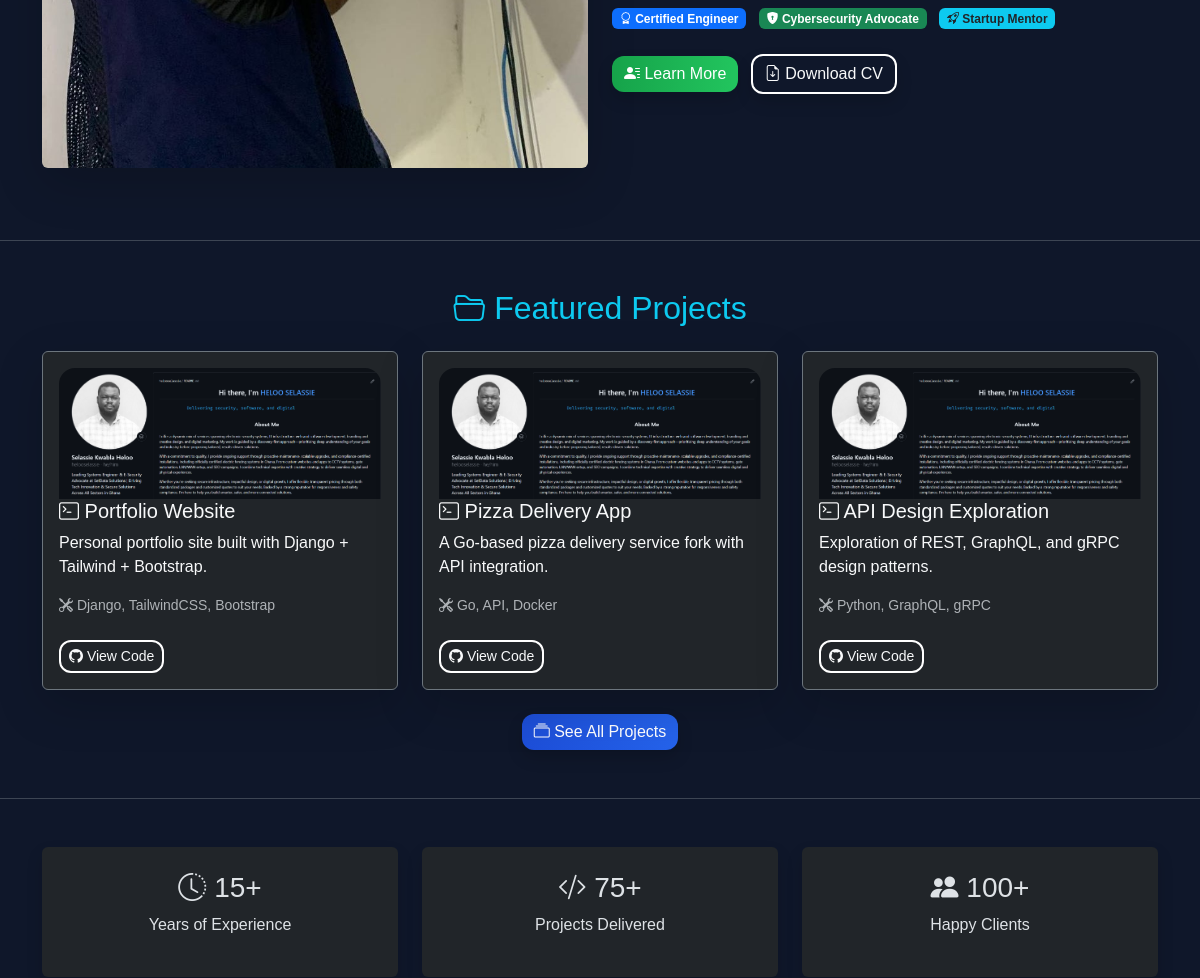
/ (middle part), run on an earlier commit of the app's database.
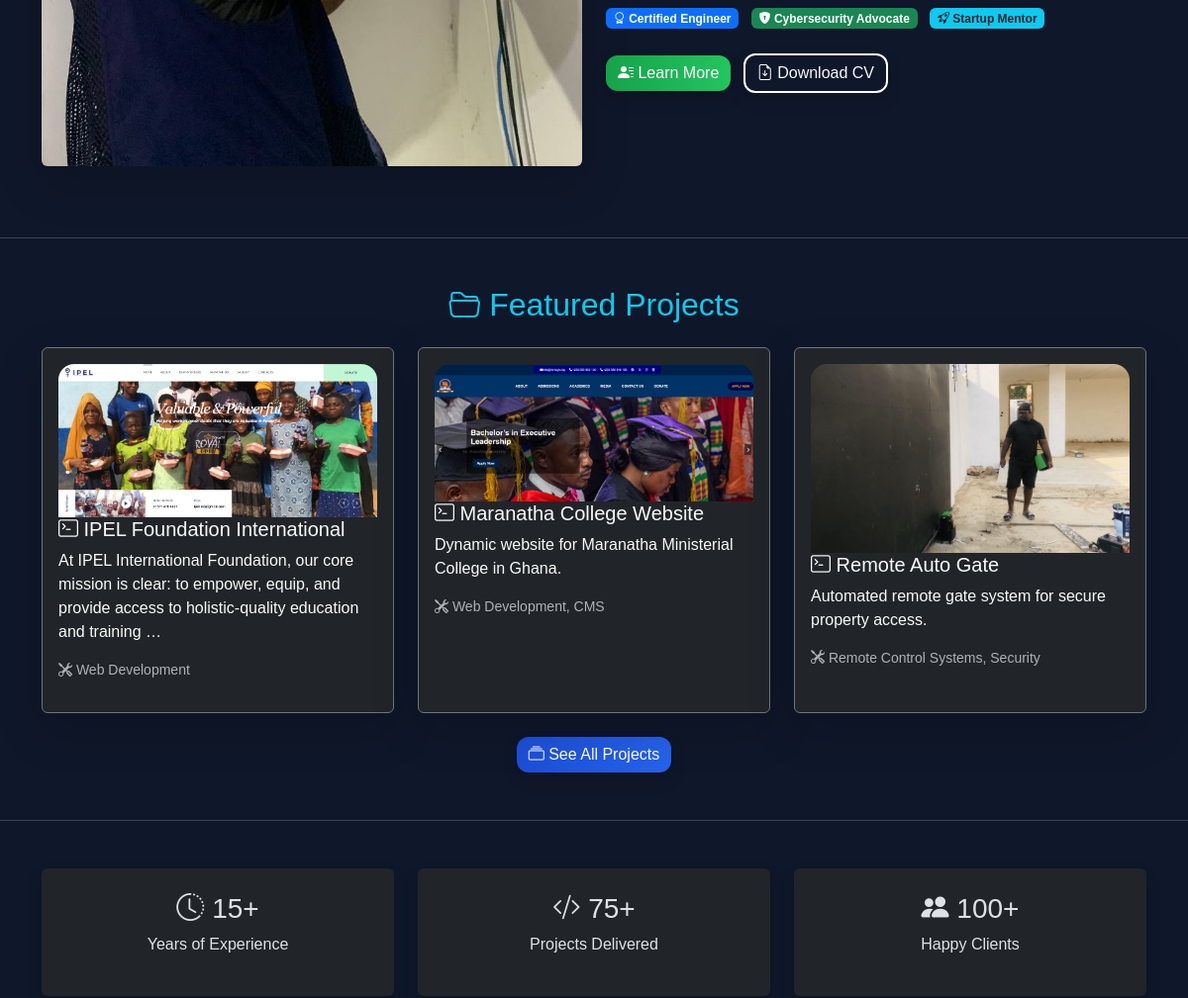
And on a later commit of the database.
### core/models.py (models this page shows, shortened)
class Project(models.Model):
    name = models.CharField(max_length=200)
    description = models.TextField()
    technologies = models.CharField(max_length=200, blank=True)
    github_url = models.URLField(blank=True, null=True)
    live_url = models.URLField(blank=True, null=True)
    image = models.ImageField(upload_to='projects/', blank=True, null=True)

### core/views.py (the view)
# urls.py: 2. Add a URL to urlpatterns:  path('', views.home, name='home')
def home(request):
    projects = Project.objects.all().order_by('-id')[:3]
    return render(request, "core/home.html", {
        "projects": projects,
    })

### core/templates/core/home.html (shortened to what this page needs)
{% extends "core/base.html" %}
{% load static %}
{% block content %}
<section class="container mt-5">
  <div class="row align-items-center">
    <div class="col-md-6 mb-4">
      <img src="{% static 'images/workspace.jpg' %}"
           alt="Workspace"
           class="img-fluid rounded shadow-lg">
    </div>
    <div class="col-md-6 text-light">
      <div class="mt-3">
        <span class="badge bg-primary me-2"><i class="bi bi-award"></i> Certified Engineer</span>
        <span class="badge bg-success me-2"><i class="bi bi-shield-lock-fill"></i> Cybersecurity Advocate</span>
        <span class="badge bg-info text-dark"><i class="bi bi-rocket-takeoff"></i> Startup Mentor</span>
      </div>
      <div class="mt-4">
        <a href="{% url 'about' %}" class="btn btn-success shadow pulse-hover me-2">
          <i class="bi bi-person-lines-fill"></i> Learn More
        </a>
        <a href="{% static 'files/selassie_cv.pdf' %}" target="_blank"
           class="btn btn-outline-light shadow pulse-hover">
          <i class="bi bi-file-earmark-arrow-down"></i> Download CV
        </a>
      </div>
    </div>
  </div>
</section>
<hr class="my-5 text-secondary opacity-50">
<section class="container mt-5">
  <h2 class="text-info text-center mb-4"><i class="bi bi-folder2-open"></i> Featured Projects</h2>
  <div class="row g-4">
    {% for p in projects|slice:":3" %}
    <div class="col-md-4">
      <div class="card bg-dark text-light shadow-lg h-100 border border-secondary project-card hover-glow">
        <div class="card-body">
          {% if p.image %}
                <img src="{{ p.image.url }}" class="card-img-top rounded-top-4" alt="{{ p.name }}">
              {% else %}
                <img src="{% static 'images/default_project.png' %}" class="card-img-top rounded-top-4" alt="{{ p.name }}">
              {% endif %}
          <h5 class="card-title text-accent"><i class="bi bi-terminal"></i> {{ p.name }}</h5>
          <p class="card-text">{{ p.description|truncatewords:20 }}</p>
          <p class="small text-muted"><i class="bi bi-tools"></i> {{ p.technologies }}</p>
          {% if p.github_url %}
            <a href="{{ p.github_url }}" target="_blank" class="btn btn-outline-light btn-sm mt-2 pulse-hover">
              <i class="bi bi-github"></i> View Code
            </a>
          {% endif %}
        </div>
      </div>
    </div>
    {% empty %}
      <p class="text-center text-muted">No projects added yet.</p>
    {% endfor %}
  </div>
  <div class="text-center mt-4">
    <a href="{% url 'projects' %}" class="btn btn-primary shadow pulse-hover">
      <i class="bi bi-collection"></i> See All Projects
    </a>
  </div>
</section>
<hr class="my-5 text-secondary opacity-50">
<section class="container text-center text-light mt-5">
  <div class="row g-4">
    <div class="col-md-4">
      <div class="card bg-dark shadow h-100 p-4 border-0 hover-glow">
        <h3 class="text-accent"><i class="bi bi-clock-history"></i> 15+</h3>
        <p>Years of Experience</p>
      </div>
    </div>
    <div class="col-md-4">
      <div class="card bg-dark shadow h-100 p-4 border-0 hover-glow">
        <h3 class="text-accent"><i class="bi bi-code-slash"></i> 75+</h3>
        <p>Projects Delivered</p>
      </div>
    </div>
    <div class="col-md-4">
      <div class="card bg-dark shadow h-100 p-4 border-0 hover-glow">
        <h3 class="text-accent"><i class="bi bi-people-fill"></i> 100+</h3>
        <p>Happy Clients</p>
      </div>
    </div>
  </div>
</section>
{% endblock %}

What changed in the data, as far as the page shows it:
no longer on this page (row unchanged): Project: name "Portfolio Website", description "Personal portfolio site built with Django + Tailwind + Bootstrap.", technologies "Django, TailwindCSS, Bootstrap"
no longer on this page (row unchanged): Project: name "Pizza Delivery App", description "A Go-based pizza delivery service fork with API integration.", technologies "Go, API, Docker"
no longer on this page (row unchanged): Project: name "API Design Exploration", description "Exploration of REST, GraphQL, and gRPC design patterns.", technologies "Python, GraphQL, gRPC"
added Project: image (picture), name "IPEL Foundation International", description "At IPEL International Foundation, our core mission is clear: to empower, equip, and provide access to holistic-quality education and training …", technologies "Web Development"
added Project: image (picture), name "Maranatha College Website", description "Dynamic website for Maranatha Ministerial College in Ghana.", technologies "Web Development, CMS"
added Project: image (picture), name "Remote Auto Gate", description "Automated remote gate system for secure property access.", technologies "Remote Control Systems, Security"
